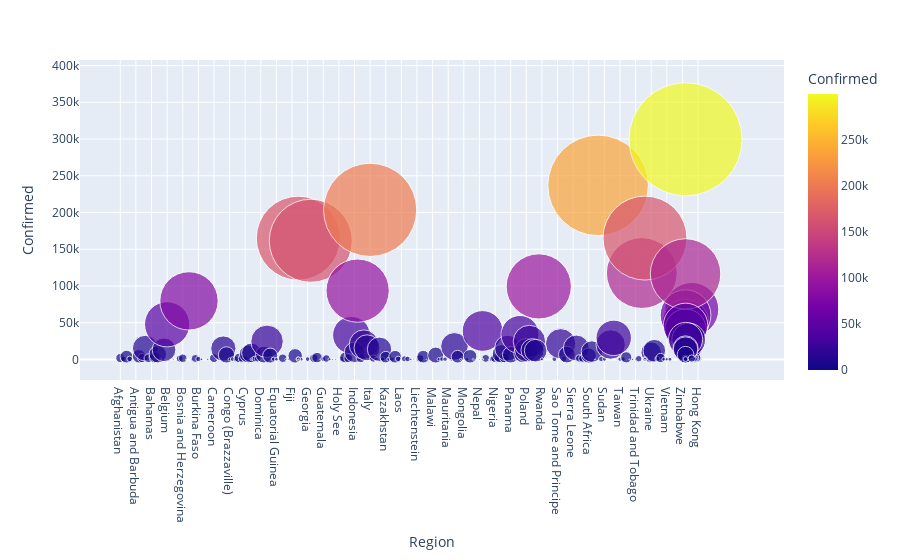

The cell this chart's notebook holds for it:
### Markdown cell above
Data Visualization through Bubble Charts-Region Wise

### Code cell
px.scatter(Covid19,  x = 'Region',  y = 'Confirmed',
           hover_data=['Region', 'Deaths','Recovered'], 
          color = 'Confirmed', size='Confirmed', size_max=80)

### Figure 1 — Plotly figure (JSON) as saved in the notebook; plotly's stock layout.template omitted (floating-point values rounded to 4 significant figures; data arrays with more than 128 entries replaced by an {"elided": "..."} marker saying what was removed)
{"data": [{"customdata": {"elided": "321x2 int values"}, "hovertemplate": "Region=%{x}<br>Confirmed=%{marker.color}<br>Deaths=%{customdata[0]}<br>Recovered=%{customdata[1]}<extra></extra>", "legendgroup": "", "marker": {"color": {"elided": "321 int values"}, "coloraxis": "coloraxis", "size": {"elided": "321 int values"}, "sizemode": "area", "sizeref": 46.83, "symbol": "circle"}, "mode": "markers", "name": "", "orientation": "v", "showlegend": false, "type": "scatter", "x": {"elided": "321 str values"}, "xaxis": "x", "y": {"elided": "321 int values"}, "yaxis": "y"}], "layout": {"coloraxis": {"colorbar": {"title": {"text": "Confirmed"}}, "colorscale": [[0, "#0d0887"], [0.1111, "#46039f"], [0.2222, "#7201a8"], [0.3333, "#9c179e"], [0.4444, "#bd3786"], [0.5556, "#d8576b"], [0.6667, "#ed7953"], [0.7778, "#fb9f3a"], [0.8889, "#fdca26"], [1, "#f0f921"]]}, "legend": {"itemsizing": "constant", "tracegroupgap": 0}, "margin": {"t": 60}, "xaxis": {"anchor": "y", "domain": [0, 1], "title": {"text": "Region"}}, "yaxis": {"anchor": "x", "domain": [0, 1], "title": {"text": "Confirmed"}}}}
